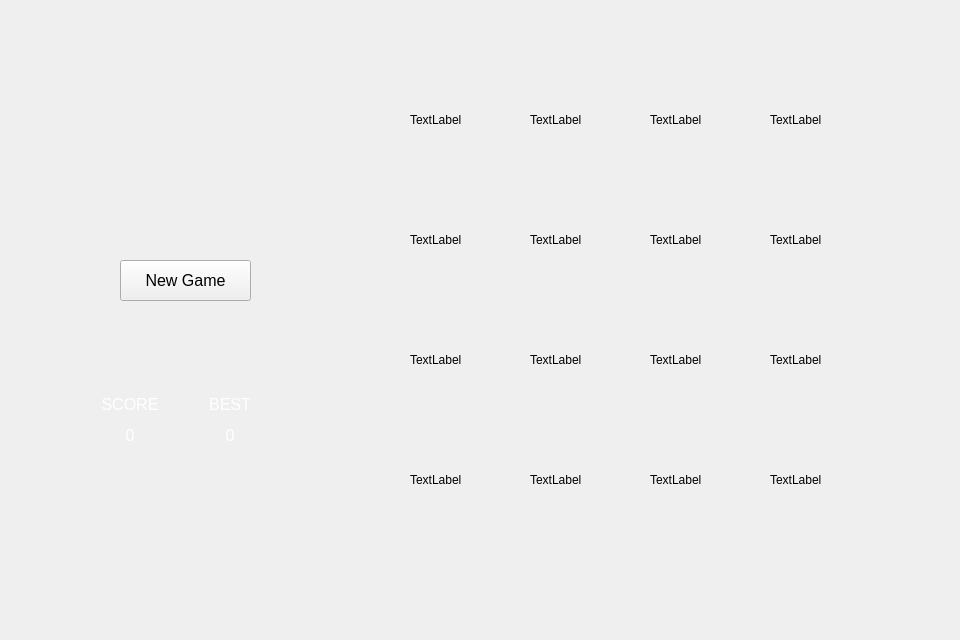
<?xml version="1.0" encoding="UTF-8"?>
<ui version="4.0">
 <class>MainWindow</class>
 <widget class="QMainWindow" name="MainWindow">
  <property name="geometry">
   <rect>
    <x>0</x>
    <y>0</y>
    <width>960</width>
    <height>640</height>
   </rect>
  </property>
  <property name="windowTitle">
   <string>MainWindow</string>
  </property>
  <widget class="QWidget" name="centralWidget">
   <property name="autoFillBackground">
    <bool>true</bool>
   </property>
   <widget class="QLabel" name="gameboard">
    <property name="geometry">
     <rect>
      <x>390</x>
      <y>50</y>
      <width>501</width>
      <height>501</height>
     </rect>
    </property>
    <property name="text">
     <string/>
    </property>
    <property name="pixmap">
     <pixmap resource="image.qrc">:/board.png</pixmap>
    </property>
   </widget>
   <widget class="QLabel" name="title">
    <property name="geometry">
     <rect>
      <x>100</x>
      <y>60</y>
      <width>181</width>
      <height>81</height>
     </rect>
    </property>
    <property name="text">
     <string/>
    </property>
    <property name="pixmap">
     <pixmap resource="image.qrc">:/titleV.2.gif</pixmap>
    </property>
   </widget>
   <widget class="QLabel" name="line">
    <property name="geometry">
     <rect>
      <x>0</x>
      <y>140</y>
      <width>371</width>
      <height>21</height>
     </rect>
    </property>
    <property name="text">
     <string/>
    </property>
    <property name="pixmap">
     <pixmap>:/desV2.gif</pixmap>
    </property>
   </widget>
   <widget class="QPushButton" name="restart">
    <property name="geometry">
     <rect>
      <x>120</x>
      <y>260</y>
      <width>131</width>
      <height>41</height>
     </rect>
    </property>
    <property name="font">
     <font>
      <pointsize>12</pointsize>
     </font>
    </property>
    <property name="text">
     <string>New Game</string>
    </property>
   </widget>
   <widget class="QLabel" name="A1">
    <property name="geometry">
     <rect>
      <x>410</x>
      <y>70</y>
      <width>100</width>
      <height>100</height>
     </rect>
    </property>
    <property name="text">
     <string>TextLabel</string>
    </property>
   </widget>
   <widget class="QLabel" name="A2">
    <property name="geometry">
     <rect>
      <x>530</x>
      <y>70</y>
      <width>100</width>
      <height>100</height>
     </rect>
    </property>
    <property name="text">
     <string>TextLabel</string>
    </property>
   </widget>
   <widget class="QLabel" name="B4">
    <property name="geometry">
     <rect>
      <x>770</x>
      <y>190</y>
      <width>100</width>
      <height>100</height>
     </rect>
    </property>
    <property name="text">
     <string>TextLabel</string>
    </property>
   </widget>
   <widget class="QLabel" name="B1">
    <property name="geometry">
     <rect>
      <x>410</x>
      <y>190</y>
      <width>100</width>
      <height>100</height>
     </rect>
    </property>
    <property name="text">
     <string>TextLabel</string>
    </property>
   </widget>
   <widget class="QLabel" name="B2">
    <property name="geometry">
     <rect>
      <x>530</x>
      <y>190</y>
      <width>100</width>
      <height>100</height>
     </rect>
    </property>
    <property name="text">
     <string>TextLabel</string>
    </property>
   </widget>
   <widget class="QLabel" name="B3">
    <property name="geometry">
     <rect>
      <x>650</x>
      <y>190</y>
      <width>100</width>
      <height>100</height>
     </rect>
    </property>
    <property name="text">
     <string>TextLabel</string>
    </property>
   </widget>
   <widget class="QLabel" name="A4">
    <property name="geometry">
     <rect>
      <x>770</x>
      <y>70</y>
      <width>100</width>
      <height>100</height>
     </rect>
    </property>
    <property name="text">
     <string>TextLabel</string>
    </property>
   </widget>
   <widget class="QLabel" name="A3">
    <property name="geometry">
     <rect>
      <x>650</x>
      <y>70</y>
      <width>100</width>
      <height>100</height>
     </rect>
    </property>
    <property name="text">
     <string>TextLabel</string>
    </property>
   </widget>
   <widget class="QLabel" name="C3">
    <property name="geometry">
     <rect>
      <x>650</x>
      <y>310</y>
      <width>100</width>
      <height>100</height>
     </rect>
    </property>
    <property name="text">
     <string>TextLabel</string>
    </property>
   </widget>
   <widget class="QLabel" name="C2">
    <property name="geometry">
     <rect>
      <x>530</x>
      <y>310</y>
      <width>100</width>
      <height>100</height>
     </rect>
    </property>
    <property name="text">
     <string>TextLabel</string>
    </property>
   </widget>
   <widget class="QLabel" name="C1">
    <property name="geometry">
     <rect>
      <x>410</x>
      <y>310</y>
      <width>100</width>
      <height>100</height>
     </rect>
    </property>
    <property name="text">
     <string>TextLabel</string>
    </property>
   </widget>
   <widget class="QLabel" name="D1">
    <property name="geometry">
     <rect>
      <x>410</x>
      <y>430</y>
      <width>100</width>
      <height>100</height>
     </rect>
    </property>
    <property name="text">
     <string>TextLabel</string>
    </property>
   </widget>
   <widget class="QLabel" name="C4">
    <property name="geometry">
     <rect>
      <x>770</x>
      <y>310</y>
      <width>100</width>
      <height>100</height>
     </rect>
    </property>
    <property name="text">
     <string>TextLabel</string>
    </property>
   </widget>
   <widget class="QLabel" name="D2">
    <property name="geometry">
     <rect>
      <x>530</x>
      <y>430</y>
      <width>100</width>
      <height>100</height>
     </rect>
    </property>
    <property name="text">
     <string>TextLabel</string>
    </property>
   </widget>
   <widget class="QLabel" name="D3">
    <property name="geometry">
     <rect>
      <x>650</x>
      <y>430</y>
      <width>100</width>
      <height>100</height>
     </rect>
    </property>
    <property name="text">
     <string>TextLabel</string>
    </property>
   </widget>
   <widget class="QLabel" name="D4">
    <property name="geometry">
     <rect>
      <x>770</x>
      <y>430</y>
      <width>100</width>
      <height>100</height>
     </rect>
    </property>
    <property name="text">
     <string>TextLabel</string>
    </property>
   </widget>
   <widget class="QLabel" name="score">
    <property name="geometry">
     <rect>
      <x>80</x>
      <y>370</y>
      <width>100</width>
      <height>100</height>
     </rect>
    </property>
    <property name="text">
     <string>&lt;html&gt;&lt;head/&gt;&lt;body&gt;&lt;p align=&quot;center&quot;&gt;&lt;span style=&quot; font-size:12pt; color:#ffffff;&quot;&gt;SCORE&lt;/span&gt;&lt;/p&gt;&lt;p align=&quot;center&quot;&gt;&lt;span style=&quot; font-size:12pt; color:#ffffff;&quot;&gt;0&lt;/span&gt;&lt;/p&gt;&lt;/body&gt;&lt;/html&gt;</string>
    </property>
   </widget>
   <widget class="QLabel" name="best">
    <property name="geometry">
     <rect>
      <x>180</x>
      <y>370</y>
      <width>100</width>
      <height>100</height>
     </rect>
    </property>
    <property name="text">
     <string>&lt;html&gt;&lt;head/&gt;&lt;body&gt;&lt;p align=&quot;center&quot;&gt;&lt;span style=&quot; font-size:12pt; color:#ffffff;&quot;&gt;BEST&lt;/span&gt;&lt;/p&gt;&lt;p align=&quot;center&quot;&gt;&lt;span style=&quot; font-size:12pt; color:#ffffff;&quot;&gt;0&lt;/span&gt;&lt;/p&gt;&lt;/body&gt;&lt;/html&gt;</string>
    </property>
   </widget>
   <widget class="QLabel" name="description">
    <property name="geometry">
     <rect>
      <x>0</x>
      <y>180</y>
      <width>381</width>
      <height>51</height>
     </rect>
    </property>
    <property name="text">
     <string/>
    </property>
    <property name="pixmap">
     <pixmap resource="image.qrc">:/desV.3.gif</pixmap>
    </property>
   </widget>
  </widget>
 </widget>
 <layoutdefault spacing="6" margin="11"/>
 <resources>
  <include location="image.qrc"/>
 </resources>
 <connections/>
</ui>
